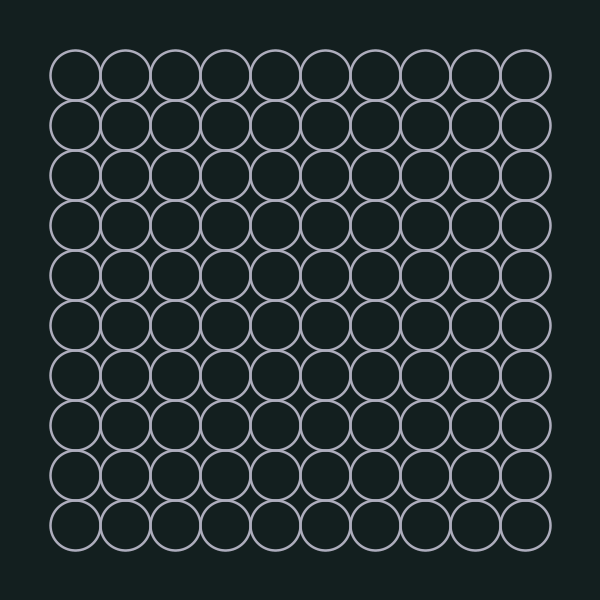
Frame 1 (no input)
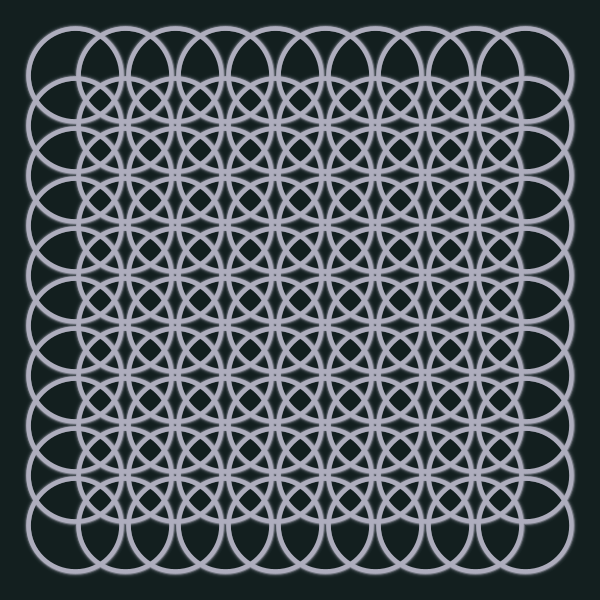
Frame 60 (the mouse pressed at the canvas centre just before this capture)
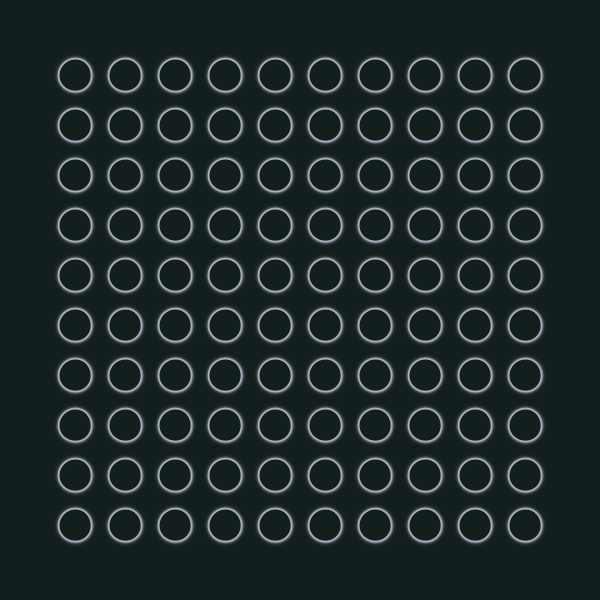
Frame 120 (the mouse held since frame 60 and released just before this capture)

The Processing sketch that drew these frames (run headless with seeded random() and noise(); from frame 60 on, the mouse is pressed at the canvas centre):

// Processing sketch: processing_142541
// ── processing_142541.pde

// SOS iDesign
// KU DYNAMIC MEDIA
// David Mrugala

float xW = 50;
float direction = 1;

void setup(){
  size(600,600);
  background(19,31,31);
//  noLoop();
}

void draw(){
  noStroke();
  fill(19,31,31,100); // adds more transparency
  rect(0,0,width,height); 
  
  // grid filled with ellipses
  for (int i = 75; i < width-25; i = i + 50) {
    for (int j = 75; j < height-25; j = j + 50) {
      stroke(174,173,189);
      strokeWeight(xW/20);
      noFill();
      ellipse(i,j,xW,xW);
     }
  } 
  
  // counter for the width and height of the ellipse
  xW = xW + direction;
  
  // change of direction once the limit is reached
  if (xW > 100){
      direction = direction * -1;
  }
  if (xW < 1){
      direction = direction * -1;
  } 
}
